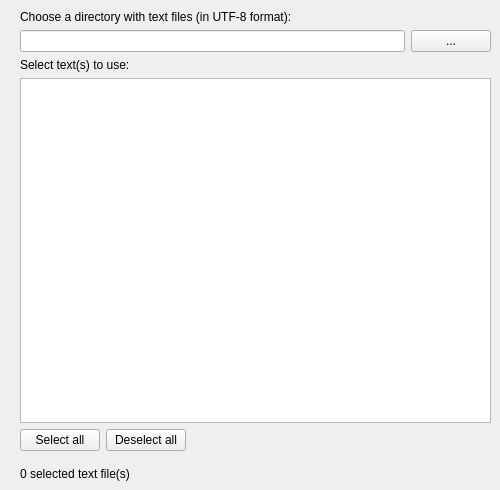
  <widget class="QWizardPage" name="ChoiceTextDir">
   <property name="subTitle">
    <string>DocCreator</string>
   </property>
   <widget class="QWidget" name="verticalLayoutWidget">
    <property name="geometry">
     <rect>
      <x>20</x>
      <y>10</y>
      <width>471</width>
      <height>471</height>
     </rect>
    </property>
    <layout class="QVBoxLayout" name="verticalLayout_16">
     <item>
      <widget class="QLabel" name="label_17">
       <property name="text">
        <string>Choose a directory with text files (in UTF-8 format):</string>
       </property>
      </widget>
     </item>
     <item>
      <layout class="QHBoxLayout" name="horizontalLayout_17">
       <item>
        <widget class="QLineEdit" name="txtFilePath">
         <property name="enabled">
          <bool>true</bool>
         </property>
        </widget>
       </item>
       <item>
        <widget class="QPushButton" name="btnChooseTxtDir">
         <property name="enabled">
          <bool>true</bool>
         </property>
         <property name="text">
          <string>...</string>
         </property>
        </widget>
       </item>
      </layout>
     </item>
     <item>
      <widget class="QLabel" name="labelST">
       <property name="text">
        <string>Select text(s) to use:</string>
       </property>
      </widget>
     </item>
     <item>
      <widget class="QListView" name="listTextView">
       <property name="selectionMode">
        <enum>QAbstractItemView::MultiSelection</enum>
       </property>
      </widget>
     </item>
     <item>
      <layout class="QHBoxLayout" name="horizontalLayout_31">
       <property name="rightMargin">
        <number>0</number>
       </property>
       <property name="bottomMargin">
        <number>10</number>
       </property>
       <item>
        <widget class="QPushButton" name="btnSelectTxt">
         <property name="text">
          <string>Select all</string>
         </property>
        </widget>
       </item>
       <item>
        <widget class="QPushButton" name="btnDeselectTxt">
         <property name="text">
          <string>Deselect all</string>
         </property>
        </widget>
       </item>
       <item>
        <spacer name="horizontalSpacer_6">
         <property name="orientation">
          <enum>Qt::Horizontal</enum>
         </property>
         <property name="sizeHint" stdset="0">
          <size>
           <width>20</width>
           <height>20</height>
          </size>
         </property>
        </spacer>
       </item>
      </layout>
     </item>
     <item>
      <widget class="QLabel" name="label_nbTextFiles">
       <property name="enabled">
        <bool>true</bool>
       </property>
       <property name="text">
        <string>0 selected text file(s)</string>
       </property>
      </widget>
     </item>
    </layout>
   </widget>
  </widget>
